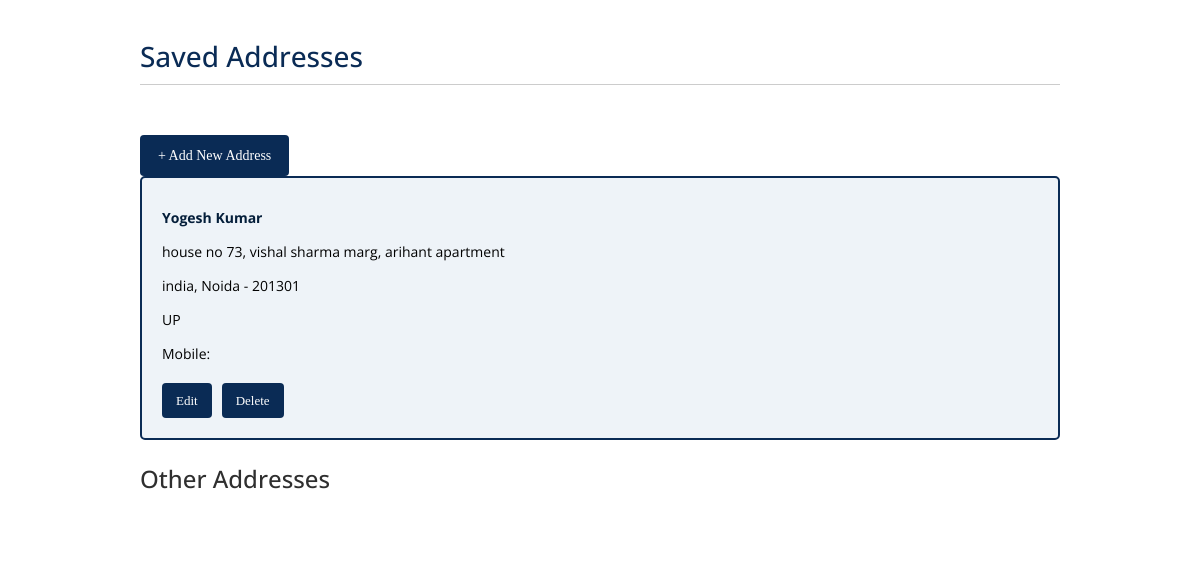
/addresses/ (signed in), run on an earlier commit of the app's database.
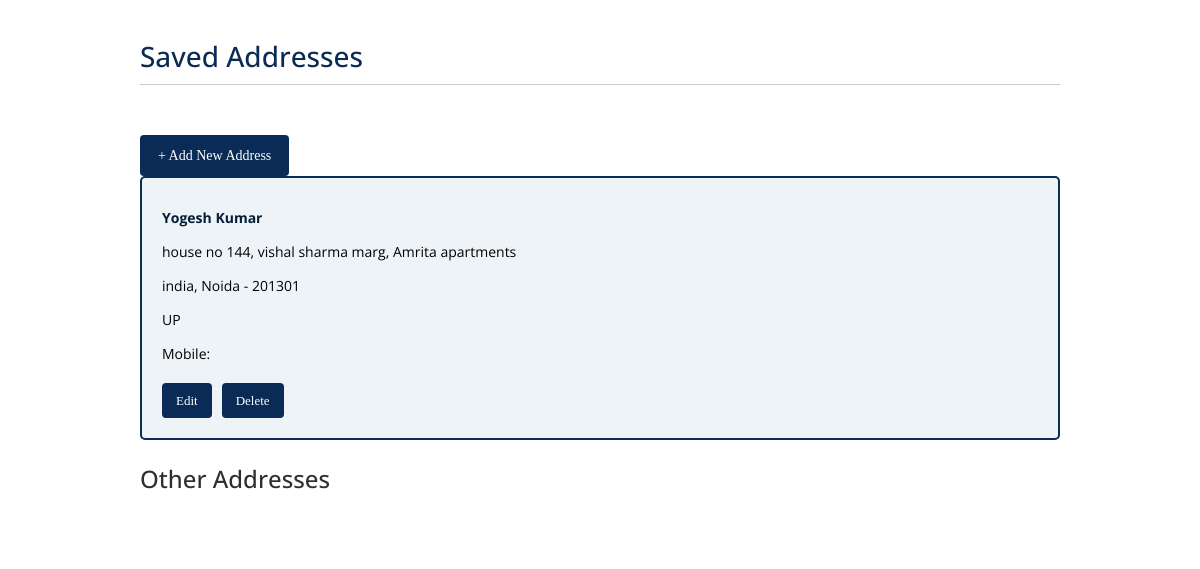
And on a later commit of the database.
### livingstone_app/models.py (models this page shows, shortened)
class Address(models.Model):
    user = models.ForeignKey(User, on_delete=models.CASCADE)
    full_name = models.CharField(max_length=200)
    email=models.EmailField(max_length=256, blank=False, default=None)
    mobile_number=PhoneNumberField(help_text='Enter valid contact number with country code', max_length=13, null=False, blank=False)
    house_no = models.CharField(max_length=250, verbose_name="House No. / Building Name", default=None)
    area = models.CharField(max_length=250, verbose_name="Road name, Area, Colony", default=None)
    landmark = models.CharField(max_length=250)
    locality = models.CharField(max_length=200)
    city = models.CharField(max_length=50)
    state = models.CharField(choices=state, max_length=50)
    pincode = models.IntegerField(validators=[validate_pincode])
    home=models.BooleanField(default=False)
    office=models.BooleanField(default=False)

### livingstone_app/views.py (the view)
# urls.py: path('addresses/', views.address_list_view, name='address_list'),
@login_required
def address_list_view(request):
    addresses = Address.objects.filter(user=request.user)
    return render(request, 'address_list.html', {'addresses': addresses})

### Luxury/templates/address_list.html (shortened to what this page needs)
{% load static %}
{% block page_css %}
<link rel="stylesheet" href="{% static 'styles/bootstrap4/bootstrap.min.css' %}" />
<link rel="stylesheet" href="https://cdnjs.cloudflare.com/ajax/libs/font-awesome/5.15.4/css/all.min.css">
<link href="{% static 'plugins/malihu-custom-scrollbar/jquery.mCustomScrollbar.css' %}" rel="stylesheet" type="text/css">
<link rel="stylesheet" type="text/css" href="{% static 'plugins/jquery-ui-1.12.1.custom/jquery-ui.css' %}">
<link rel="stylesheet" href="{% static 'styles/main_styles.css' %}" />
<link rel="stylesheet" href="{% static 'styles/responsive.css' %}" />
{% endblock page_css %}
{% block content %}
<div class="address-wrapper">
  <h2>Saved Addresses</h2>
  <a href="{% url 'add_address' %}" class="add-address-btn">+ Add New Address</a>
  {% for address in addresses %}
    {% if address.home or address.office %}
    <div class="address-card default">
      <p><strong>{{ address.full_name }}</strong></p>
      <p>{{ address.house_no }}, {{ address.area }}{% if address.landmark %}, {{ address.landmark }}{% endif %}</p>
      <p>{{ address.locality }}, {{ address.city }} - {{ address.pincode }}</p>
      <p>{{ address.state }}</p>
      <p>Mobile: {{ address.mobile_number.as_international }}</p>
      <div class="address-actions">
        <a href="{% url 'edit_address' address.pk %}">Edit</a>
        <a href="{% url 'delete_address' address.pk %}">Delete</a>
      </div>
    </div>
    {% endif %}
  {% endfor %}
  <h3>Other Addresses</h3>
</div>
{% endblock content %}
 {% block page_js %}
</body>
{% endblock page_js %}
</html>

### Luxury/static/styles/main_styles.css (style rules this page uses)
* { margin: 0; padding: 0; -webkit-font-smoothing: antialiased; -webkit-text-shadow: rgba(0,0,0,.01) 0 0 1px; text-shadow: rgba(0,0,0,.01) 0 0 1px; }
div { display: block; position: relative; -webkit-box-sizing: border-box; -moz-box-sizing: border-box; box-sizing: border-box; }
p { font-family: 'Open Sans', sans-serif; font-size: 14px; line-height: 2; font-weight: 400; color: black; -webkit-font-smoothing: antialiased; -webkit-text-shadow: rgba(0,0,0,.01) 0 0 1px; text-shadow: rgba(0,0,0,.01) 0 0 1px; }
a, a:hover, a:visited, a:active, a:link { text-decoration: none; -webkit-font-smoothing: antialiased; -webkit-text-shadow: rgba(0,0,0,.01) 0 0 1px; text-shadow: rgba(0,0,0,.01) 0 0 1px; }
h2 { font-size: 36px; }
h3 { font-size: 24px; }
h1, h2, h3, h4, h5, h6 { font-family: 'Open Sans', sans-serif; -webkit-font-smoothing: antialiased; -webkit-text-shadow: rgba(0,0,0,.01) 0 0 1px; text-shadow: rgba(0,0,0,.01) 0 0 1px; }
a { text-decoration: none; color: inherit; }
p strong { color: #041e3a; font-size: 14px; }

### Luxury/templates/address_list.html (style rules this page uses)
.address-wrapper { font-family: 'Georgia', serif; padding: 40px; background-color: #fff; max-width: 1000px; margin: 0 auto; }
.address-wrapper h2 { color: #0a2b55; font-size: 28px; margin-bottom: 20px; border-bottom: 1px solid #ccc; padding-bottom: 10px; }
.address-card { border: 1px solid #ccc; padding: 20px; margin-bottom: 25px; border-radius: 5px; background-color: #f9f9f9; position: relative; }
.address-card.default { border: 2px solid #0a2b55; background-color: #eef3f8; }
.address-card p { margin: 6px 0; font-size: 14px; }
.address-actions { margin-top: 15px; display: flex; gap: 10px; }
.address-actions a, .address-actions button { padding: 8px 14px; font-size: 13px; border: none; background-color: #0a2b55; color: white; text-decoration: none; cursor: pointer; border-radius: 4px; transition: background 0.2s ease; }
.add-address-btn { margin-top: 30px; padding: 10px 18px; background-color: #0a2b55; color: white; font-size: 14px; text-decoration: none; border-radius: 4px; display: inline-block; }

What changed in the data, as far as the page shows it:
changed Address "Yogesh Kumar": house_no "house no 73" → "house no 144"; landmark "arihant apartment" → "Amrita apartments"
